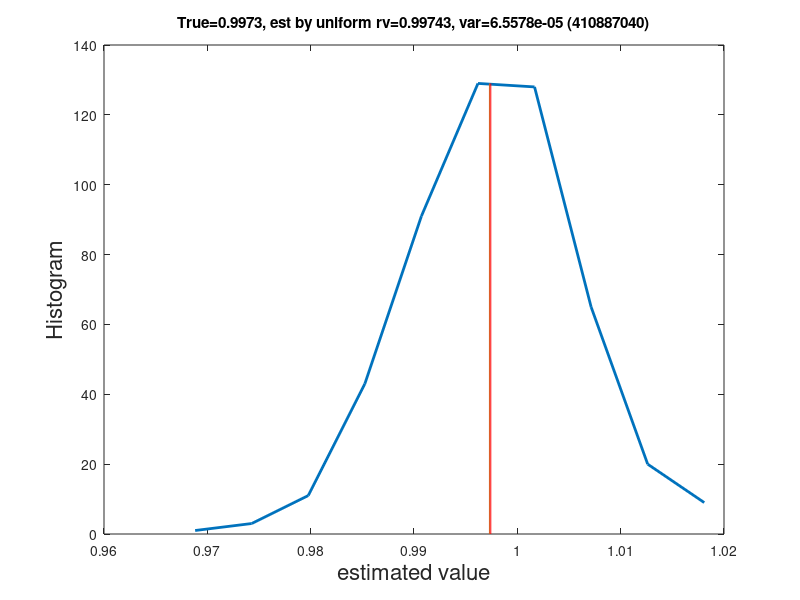
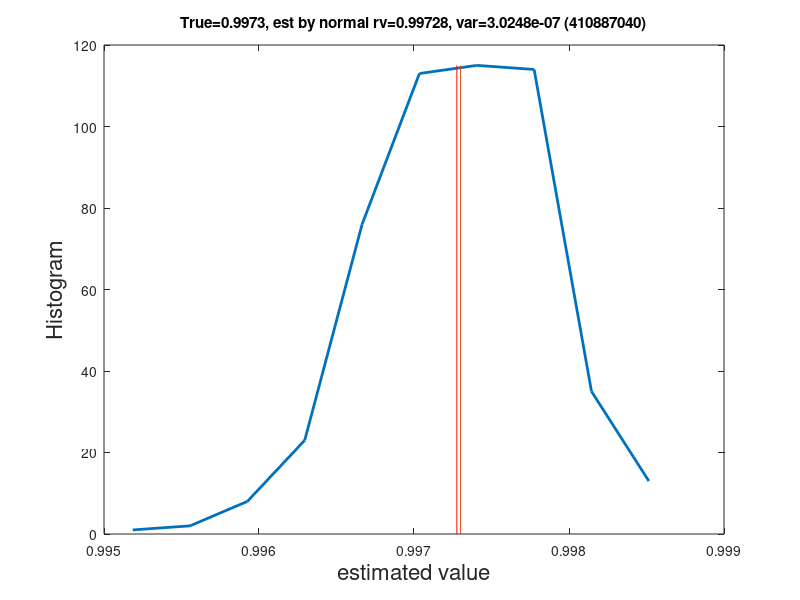

Source code (MATLAB) for these figures, in order:
% prob 2.a03
% graphics_toolkit gnuplot;
clear all;
close all;

N=10000;
M=500;

sig=1;
data_uni=zeros(M,1);

for i=1:M
    x = 6*rand(N,1) -3;
    fx = 1/6*ones(size(x));
    iz = find(abs(x)<=3);
    target = exp(-x.^2/2/sig^2)/sqrt(2*pi)/sig;
    S = sum(target(iz)./fx(iz));
    data_uni(i) = S/N;
end

[fX1,bins1]=hist(data_uni);

data_nor=zeros(M,1);

for i=1:M
    x = sig*randn(N,1);
    fx=exp(-x.^2/2/sig^2)/sqrt(2*pi)/sig;
    iz = find(abs(x)<=3);
    target = exp(-x.^2/2/sig^2)/sqrt(2*pi)/sig;
    S = sum(target(iz)./fx(iz));
    data_nor(i) = S/N;
end

[fX2,bins2]=hist(data_nor);

figure

estimation1 = mean(data_uni);  % compute your estimation here
variance1=var(data_uni);
truevalue=0.9973;
plot(bins1,fX1,"-",'linewidth',2);
hold on;
line([truevalue,truevalue],[0,max(fX1)]);
line([estimation1,estimation1],[0,max(fX1)],'color','red');


xlabel('estimated value','fontsize',16,'fontname','Helvetica');
ylabel('Histogram','fontsize',16,'fontname','Helvetica');
title(['True=',num2str(truevalue),', est by uniform rv=',num2str(estimation1),...
', var=',num2str(variance1),' (410887040)'],'fontname','Helvetica');
fname = 'prob_02_a03_uni(410887040).png';
print (fname, '-dpng'); 



figure

estimation2 = mean(data_nor);  % compute your estimation here
variance2=var(data_nor);
truevalue=0.9973;
plot(bins2,fX2,"-",'linewidth',2);
hold on;
line([truevalue,truevalue],[0,max(fX2)]);
line([estimation2,estimation2],[0,max(fX2)],'color','red');


xlabel('estimated value','fontsize',16,'fontname','Helvetica');
ylabel('Histogram','fontsize',16,'fontname','Helvetica');
title(['True=',num2str(truevalue),', est by normal rv=',num2str(estimation2),...
', var=',num2str(variance2),' (410887040)'],'fontname','Helvetica');
fname = 'prob_02_a03_nor(410887040).png';
print (fname, '-dpng');
